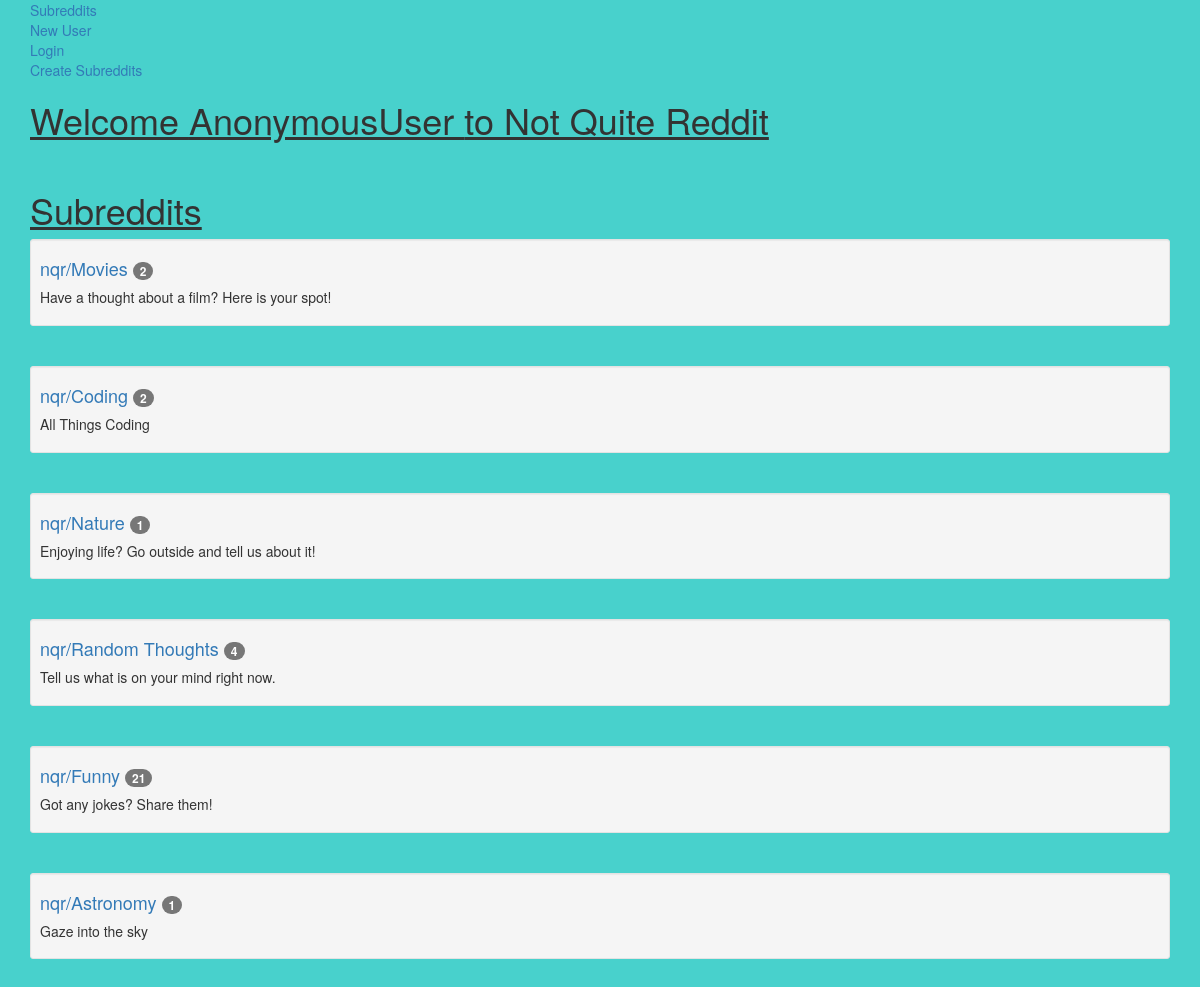
Screenshot of /subreddit with the database file from the repository.
### app/models.py (models this page shows, shortened)
class Subreddit(models.Model):
    name = models.CharField(max_length=100)
    description = models.CharField(max_length=255)
    creation = models.DateTimeField(auto_now_add=True)
    def __str__(self):
        return self.name
    def current_count(self):
        return Post.objects.filter(subreddit=self).count()

### app/views.py (the view)
# urls.py: url(r'^subreddit$', SubredditView.as_view(), name="subreddit_view"),
class SubredditView(ListView):
    model = Subreddit

### templates/app/subreddit_list.html
{% extends 'base.html' %}
{% block content %}
<a href="{% url 'subreddit_create_view' %}">Create Subreddits</a>
<h1>Welcome {{request.user }} to Not Quite Reddit</h1>
<br>
<h1>Subreddits</h1>
{% for sub in object_list %}
  <div class="well well-sm">
    <h4><a href="{% url 'subreddit_detail_view' sub.id %}">nqr/{{ sub }} <span class="badge">{{ sub.current_count }}</span></a></h4>
    <h5>{{ sub.description }}</h5>
  </div>
<br>
{% endfor %}
{% endblock %}

### templates/base.html (style rules this page uses)
body { background-color: #48D1CC; }
h1 { position: relative; text-decoration: underline; }

### rows the page displays
Subreddit: name "Movies", current_count "2", description "Have a thought about a film? Here is your spot!"
Subreddit: name "Coding", current_count "2", description "All Things Coding"
Subreddit: name "Nature", current_count "1", description "Enjoying life? Go outside and tell us about it!"
Subreddit: name "Random Thoughts", current_count "4", description "Tell us what is on your mind right now."
Subreddit: name "Funny", current_count "21", description "Got any jokes? Share them!"
Subreddit: name "Astronomy", current_count "1", description "Gaze into the sky"

### other values shown
{{ request.user }} "AnonymousUser"
